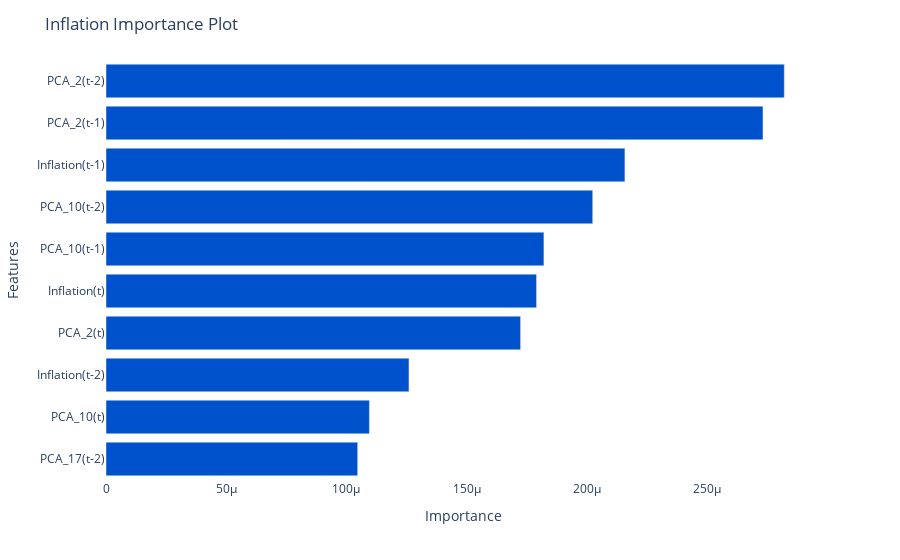

Notebook source saved alongside this figure:
### Code cell
shap_object.plot_importance()

### Figure 1 — Plotly figure (JSON) as saved in the notebook; plotly's stock layout.template omitted (floating-point values rounded to 4 significant figures)
{"data": [{"alignmentgroup": "True", "hovertemplate": "x=%{x}<br>y=%{y}<extra></extra>", "legendgroup": "", "marker": {"color": "#0052CC"}, "name": "", "offsetgroup": "", "orientation": "h", "showlegend": false, "textposition": "auto", "type": "bar", "x": [0.0001047, 0.0001096, 0.0001261, 0.0001725, 0.0001791, 0.0001822, 0.0002025, 0.0002159, 0.0002733, 0.0002822], "xaxis": "x", "y": ["PCA_17(t-2)", "PCA_10(t)", "Inflation(t-2)", "PCA_2(t)", "Inflation(t)", "PCA_10(t-1)", "PCA_10(t-2)", "Inflation(t-1)", "PCA_2(t-1)", "PCA_2(t-2)"], "yaxis": "y"}], "layout": {"barmode": "relative", "legend": {"tracegroupgap": 0}, "margin": {"t": 60}, "plot_bgcolor": "white", "title": {"text": "Inflation Importance Plot"}, "xaxis": {"anchor": "y", "domain": [0, 1], "title": {"text": "Importance"}}, "yaxis": {"anchor": "x", "domain": [0, 1], "title": {"text": "Features"}}}}
